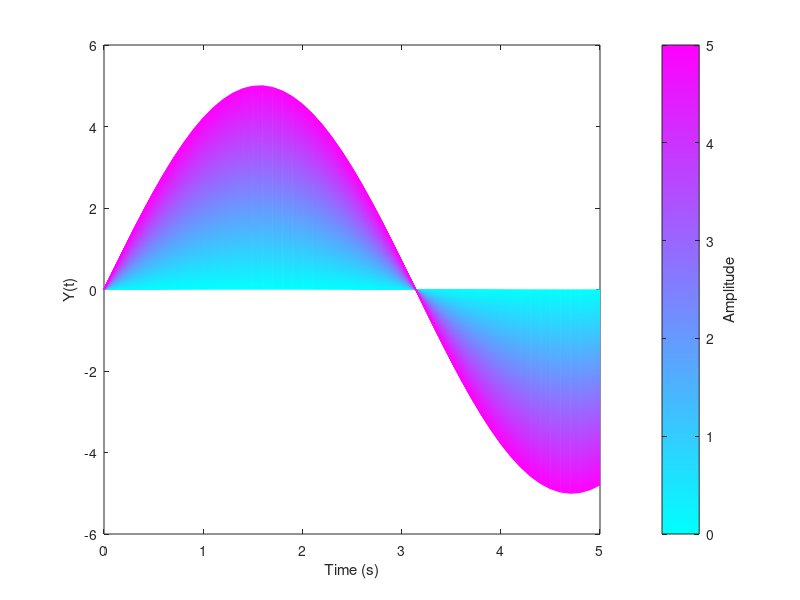

Recreate this plot in MATLAB.
time = 0:0.1:5; %seconds
A = 500; %number of plots
colormap(cool(A))
jetcustom = cool(A);
figure
for H = 1:A
plot(time,(H/100)*sin(time),  'Color',  jetcustom((H),:))
hold on
end
xlabel('Time (s)')
ylabel ('Y(t)')
colormap(cool(A))
cb = colorbar;
caxis([0 5])
ylabel(cb,'Amplitude')